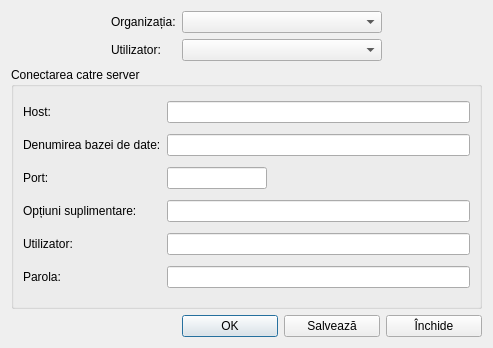
<?xml version="1.0" encoding="UTF-8"?>
<ui version="4.0">
 <class>CloudServerConfig</class>
 <widget class="QDialog" name="CloudServerConfig">
  <property name="geometry">
   <rect>
    <x>0</x>
    <y>0</y>
    <width>493</width>
    <height>348</height>
   </rect>
  </property>
  <property name="windowTitle">
   <string>Dialog</string>
  </property>
  <property name="windowIcon">
   <iconset resource="../../resources/resource.qrc">
    <normaloff>:/img/database/cloud-server.png</normaloff>:/img/database/cloud-server.png</iconset>
  </property>
  <layout class="QGridLayout" name="gridLayout_2">
   <item row="0" column="0">
    <spacer name="horizontalSpacer_2">
     <property name="orientation">
      <enum>Qt::Orientation::Horizontal</enum>
     </property>
     <property name="sizeHint" stdset="0">
      <size>
       <width>85</width>
       <height>20</height>
      </size>
     </property>
    </spacer>
   </item>
   <item row="0" column="1">
    <widget class="QLabel" name="label">
     <property name="maximumSize">
      <size>
       <width>179</width>
       <height>16777215</height>
      </size>
     </property>
     <property name="text">
      <string>Organizația:</string>
     </property>
    </widget>
   </item>
   <item row="0" column="2">
    <widget class="QComboBox" name="comboOrganization">
     <property name="minimumSize">
      <size>
       <width>200</width>
       <height>0</height>
      </size>
     </property>
    </widget>
   </item>
   <item row="0" column="3">
    <spacer name="horizontalSpacer">
     <property name="orientation">
      <enum>Qt::Orientation::Horizontal</enum>
     </property>
     <property name="sizeHint" stdset="0">
      <size>
       <width>85</width>
       <height>20</height>
      </size>
     </property>
    </spacer>
   </item>
   <item row="1" column="1">
    <widget class="QLabel" name="label_8">
     <property name="text">
      <string>Utilizator:</string>
     </property>
    </widget>
   </item>
   <item row="1" column="2">
    <widget class="QComboBox" name="comboUser"/>
   </item>
   <item row="2" column="0" colspan="4">
    <widget class="QGroupBox" name="groupBox">
     <property name="title">
      <string>Conectarea catre server</string>
     </property>
     <layout class="QGridLayout" name="gridLayout">
      <item row="0" column="0">
       <widget class="QLabel" name="label_2">
        <property name="text">
         <string>Host:</string>
        </property>
       </widget>
      </item>
      <item row="0" column="1">
       <widget class="QLineEdit" name="txt_host">
        <property name="maximumSize">
         <size>
          <width>16777215</width>
          <height>16777215</height>
         </size>
        </property>
        <property name="clearButtonEnabled">
         <bool>true</bool>
        </property>
       </widget>
      </item>
      <item row="1" column="0">
       <widget class="QLabel" name="label_3">
        <property name="text">
         <string>Denumirea bazei de date:</string>
        </property>
       </widget>
      </item>
      <item row="1" column="1">
       <widget class="QLineEdit" name="txt_nameBase">
        <property name="maximumSize">
         <size>
          <width>16777215</width>
          <height>16777215</height>
         </size>
        </property>
        <property name="clearButtonEnabled">
         <bool>true</bool>
        </property>
       </widget>
      </item>
      <item row="2" column="0">
       <widget class="QLabel" name="label_4">
        <property name="text">
         <string>Port:</string>
        </property>
       </widget>
      </item>
      <item row="2" column="1">
       <widget class="QLineEdit" name="txt_port">
        <property name="maximumSize">
         <size>
          <width>100</width>
          <height>16777215</height>
         </size>
        </property>
       </widget>
      </item>
      <item row="3" column="0">
       <widget class="QLabel" name="label_5">
        <property name="text">
         <string>Opțiuni suplimentare:</string>
        </property>
       </widget>
      </item>
      <item row="3" column="1">
       <widget class="QLineEdit" name="txt_option">
        <property name="clearButtonEnabled">
         <bool>true</bool>
        </property>
       </widget>
      </item>
      <item row="4" column="0">
       <widget class="QLabel" name="label_6">
        <property name="text">
         <string>Utilizator:</string>
        </property>
       </widget>
      </item>
      <item row="4" column="1">
       <widget class="QLineEdit" name="txt_user">
        <property name="clearButtonEnabled">
         <bool>true</bool>
        </property>
       </widget>
      </item>
      <item row="5" column="0">
       <widget class="QLabel" name="label_7">
        <property name="text">
         <string>Parola:</string>
        </property>
       </widget>
      </item>
      <item row="5" column="1">
       <widget class="LineEditPassword" name="txt_password"/>
      </item>
     </layout>
    </widget>
   </item>
   <item row="3" column="0" colspan="4">
    <layout class="QHBoxLayout" name="horizontalLayout">
     <item>
      <spacer name="horizontalSpacer_3">
       <property name="orientation">
        <enum>Qt::Orientation::Horizontal</enum>
       </property>
       <property name="sizeHint" stdset="0">
        <size>
         <width>40</width>
         <height>20</height>
        </size>
       </property>
      </spacer>
     </item>
     <item>
      <widget class="QPushButton" name="btnOK">
       <property name="minimumSize">
        <size>
         <width>96</width>
         <height>0</height>
        </size>
       </property>
       <property name="text">
        <string>OK</string>
       </property>
       <property name="icon">
        <iconset resource="../../resources/resource.qrc">
         <normaloff>:/img/btns/valide.png</normaloff>:/img/btns/valide.png</iconset>
       </property>
      </widget>
     </item>
     <item>
      <widget class="QPushButton" name="btnWrite">
       <property name="minimumSize">
        <size>
         <width>96</width>
         <height>0</height>
        </size>
       </property>
       <property name="text">
        <string>Salvează</string>
       </property>
       <property name="icon">
        <iconset resource="../../resources/resource.qrc">
         <normaloff>:/img/btns/save.png</normaloff>:/img/btns/save.png</iconset>
       </property>
      </widget>
     </item>
     <item>
      <widget class="QPushButton" name="btnClose">
       <property name="minimumSize">
        <size>
         <width>96</width>
         <height>0</height>
        </size>
       </property>
       <property name="text">
        <string>Închide</string>
       </property>
       <property name="icon">
        <iconset resource="../../resources/resource.qrc">
         <normaloff>:/img/btns/close.png</normaloff>:/img/btns/close.png</iconset>
       </property>
      </widget>
     </item>
    </layout>
   </item>
  </layout>
 </widget>
 <customwidgets>
  <customwidget>
   <class>LineEditPassword</class>
   <extends>QLineEdit</extends>
   <header>customs/lineeditpassword.h</header>
  </customwidget>
 </customwidgets>
 <resources>
  <include location="../../resources/resource.qrc"/>
 </resources>
 <connections/>
</ui>
